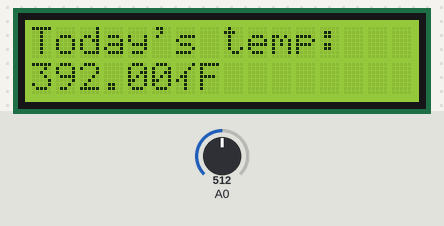
Simulated run of this sketch. Board: Arduino Uno, built with avr-gcc and run on an emulated ATmega328P. Shown: 16×2 character LCD. The test bench sets the inputs (shaded band); at power-on: A0 = 512.

Above: at 1.2 s.
1.3 s: A0 set to 198
At 2.0 s:
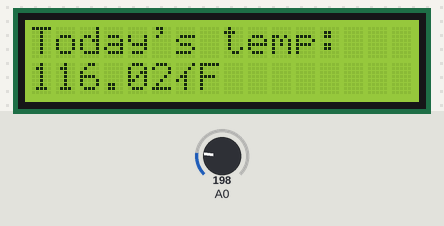
2.8 s: A0 set to 170
At 3.2 s:
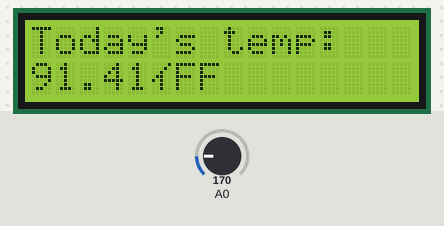
4.3 s: A0 set to 122
At 5.6 s:
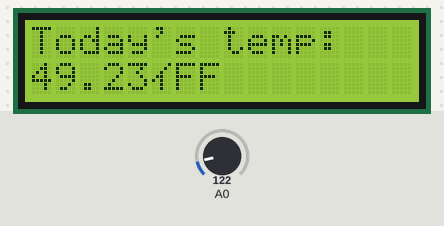
Timing chart, 0 to 7.3 s (numbered marks = the images above; inputs shaded):
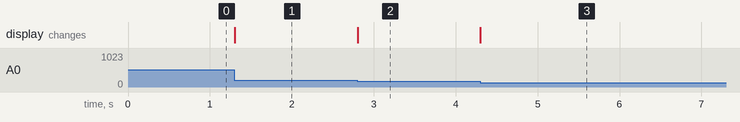

The sketch:

Digital_Thermometer.ino
```cpp
// include the library code:
#include <LiquidCrystal.h>

// initialize the library with the numbers of the interface pins
LiquidCrystal lcd(12, 11, 5, 4, 3, 2);

// declaring the variables
int degree;
double realDegree;
String lcdBuffer;

void setup() {
  // setting up the LCD's number of columns and rows:
  lcd.begin(16, 2);
  degree = 0;
  realDegree = 0;
  lcd.print("Today's temp:");
}

void loop() {
  degree = analogRead(0);
  realDegree = (double)degree / 1024;
  realDegree *= 5;
  realDegree -= 0.5;
  realDegree *= 100;

  // Fahrenheit's formula
  realDegree = (9.0 / 5) * (realDegree) + 32;

  lcd.setCursor(0, 1);
  String output = String(realDegree) + String((char)178) + "F";
  lcd.print(output);
}
```

Measured:
- the behaviour switches between 180 and 179 on A0 (found by bisection; images 1 and 2)
- after the input at 1.3 s, the display: changes at once (image 1)
- after the input at 2.8 s, the display: changes at once (image 2)
- after the input at 4.3 s, the display: changes at once (image 3)
